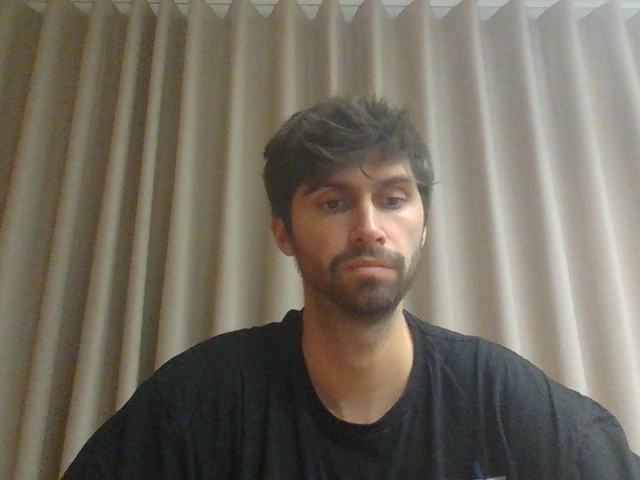
//> input picture LogData/Test/left_000000.png, 640 x 480 px; the run also reads 1 picture not shown here
$ ./sift_time_test   (built with g++ and OpenCV 4)
//> lines starting //> are read from the running program, lines starting //| are printed output that depends on the picture
#include <ctime>
#include <opencv2/opencv.hpp>

// function to just get the keypoints and the descriptors using SIFT .
std::pair<std::vector<cv::KeyPoint>, cv::Mat> single_SIFT(const cv::Mat &img) {
  auto sift = cv::SIFT::create(30);
  std::vector<cv::KeyPoint> keypoints;
  cv::Mat descriptors;
  sift->detectAndCompute(img, cv::noArray(), keypoints, descriptors);
  return {keypoints, descriptors};
}

// function to match the descirptors of 2 images using Brute Force matcher
std::vector<cv::DMatch> descriptor_matcher(const cv::Mat &descriptors1,
                                           const cv::Mat &descriptors2) {
  cv::BFMatcher matcher(cv::NORM_L2);
  std::vector<cv::DMatch> matches;
  matcher.match(descriptors1, descriptors2, matches);
  return matches;
}

// to display the images with the matched keypoints
void draw_and_show(const cv::Mat &imgL1, const cv::Mat &imgL2,
                   const std::vector<cv::KeyPoint> &keypoints1,
                   const std::vector<cv::KeyPoint> &keypoints2,
                   const std::vector<cv::DMatch> &matches) {
  cv::Mat img_matches;
  cv::drawMatches(imgL1, keypoints1, imgL2, keypoints2, matches, img_matches);

  cv::Mat small_matches;
  cv::resize(img_matches, small_matches, cv::Size(), 0.8, 0.8);
  cv::imshow("SIFT Feature Match", small_matches);
}

int main() {
  std::string image_path1 =
      "/home/robinazv/ViOdFeatExt/LogData/2025-11-18_1/"
      "2025-11-18_11-47-30_linearMovement1TowardsSatellite500mm/"
      "left_000000.png";
  std::string image_path2 =
      "/home/robinazv/ViOdFeatExt/LogData/2025-11-18_1/"
      "2025-11-18_11-47-30_linearMovement1TowardsSatellite500mm/"
      "left_000002.png";
  cv::Mat imgL = cv::imread(image_path1, cv::IMREAD_GRAYSCALE);
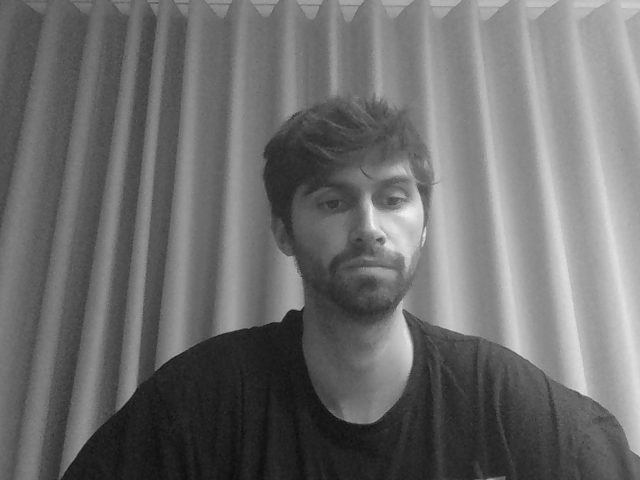
//> imgL: 480 rows x 640 cols, CV_8UC1; min 13, max 244, mean 109.4
  cv::Mat imgR = cv::imread(image_path2, cv::IMREAD_GRAYSCALE);
//> imgR: 480 rows x 640 cols, CV_8UC1; min 13, max 244, mean 109.4

  clock_t start = clock();

  auto [keypoints1, descriptors1] = single_SIFT(imgL);
//> in single_SIFT, `sift->detectAndCompute(img, cv::noArray(), keypoints, descriptors);`: keypoints = 30 keypoints; strongest (x, y, size): (395, 230, 34.3), (375, 220, 16.5), (381, 240, 4.8), (411, 212, 14)
//> keypoints1 has the same summary as keypoints in single_SIFT
  auto [keypoints2, descriptors2] = single_SIFT(imgR);
//> in single_SIFT (call 2), `sift->detectAndCompute(img, cv::noArray(), keypoints, descriptors);`: keypoints = 30 keypoints; strongest (x, y, size): (395, 229, 34.2), (375, 220, 16.4), (411, 212, 14.1), (231, 319, 19.9)
//> keypoints2 has the same summary as keypoints in single_SIFT

  auto matches = descriptor_matcher(descriptors1, descriptors2);
//> in descriptor_matcher, `matcher.match(descriptors1, descriptors2, matches);`: matches = 30 matches
//> matches = 30 matches

  draw_and_show(imgL, imgR, keypoints1, keypoints2, matches);
//> in draw_and_show, `cv::drawMatches(imgL1, keypoints1, imgL2, keypoints2, matches, img_mat..`:
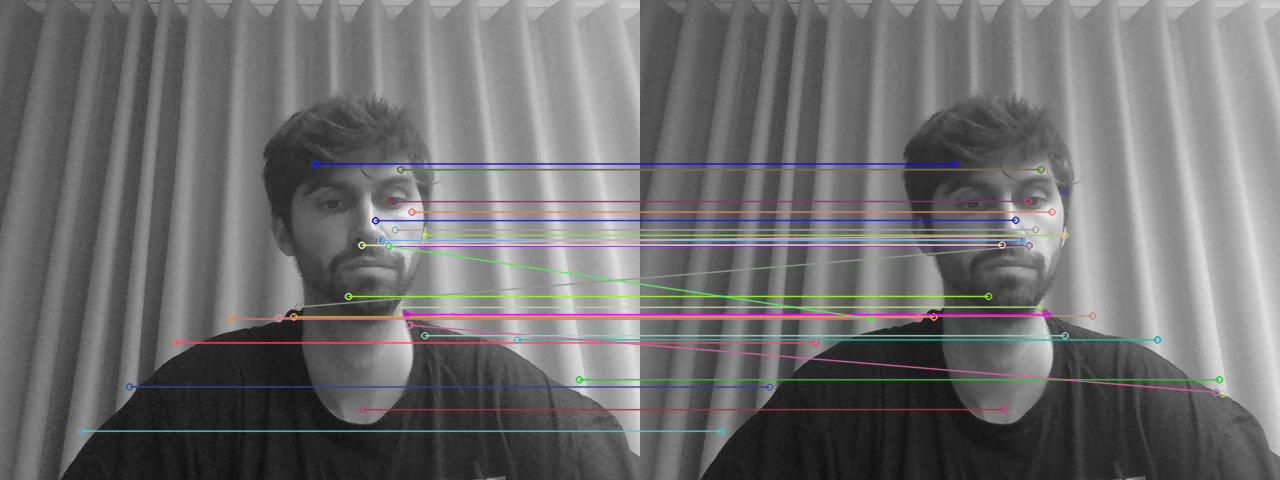
//> img_matches: 480 rows x 1280 cols, CV_8UC3; mean B, G, R 110.3, 110.2, 110.6

  // got the clock from https://docs.vultr.com/cpp/standard-library/ctime/clock
  clock_t end = clock();
  double elapsed = double(end - start) / CLOCKS_PER_SEC;
  std::cout << "Spent time: " << elapsed << " seconds." << std::endl;

  cv::waitKey(0);
  return 0;
}
